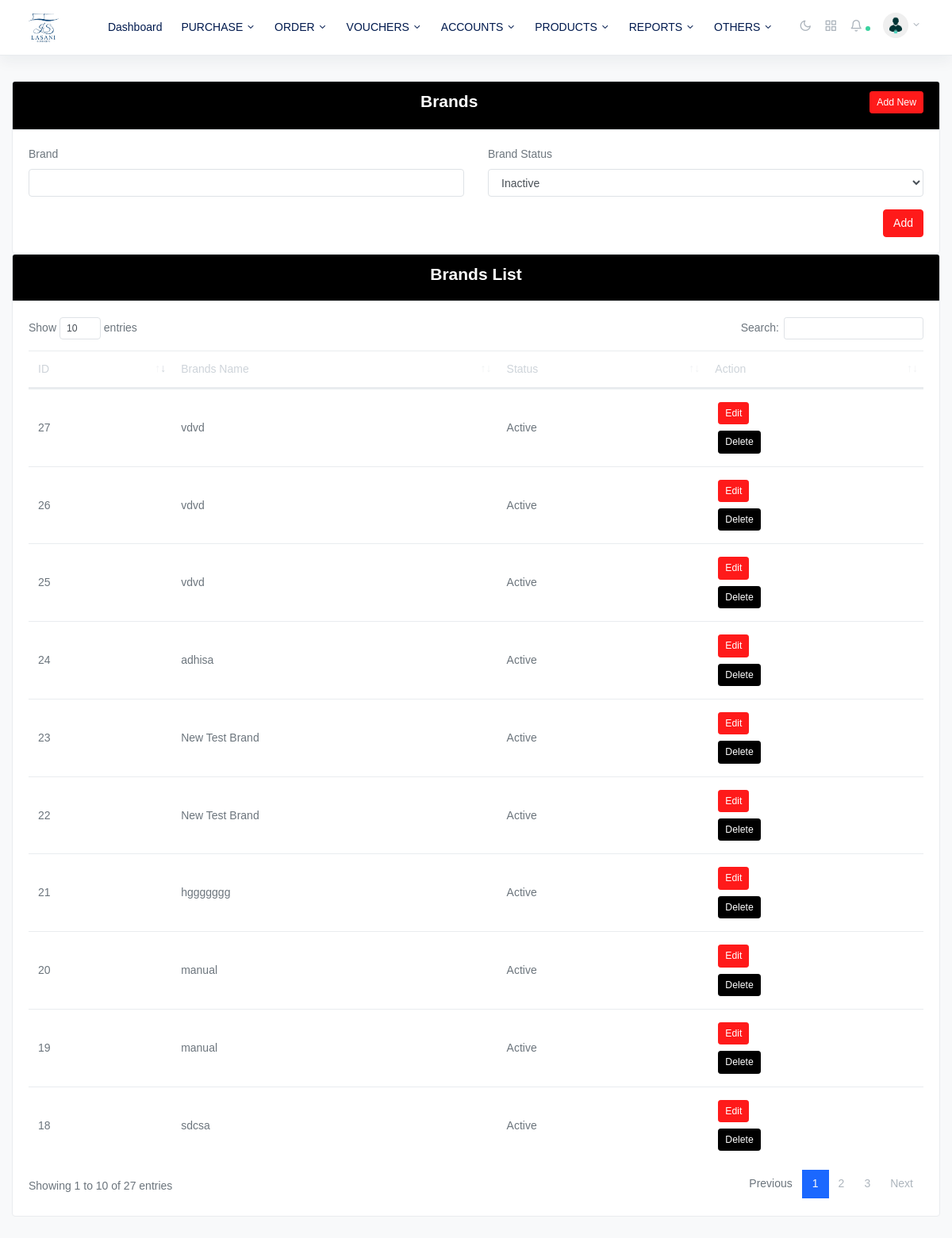
The app's page /brands.php (signed in) with its own data.
### tables this page shows
CREATE TABLE `company` (
  `id` int(10) NOT NULL,
  `name` varchar(100) NOT NULL,
  `logo` text NOT NULL,
  `address` text DEFAULT NULL,
  `company_phone` varchar(100) NOT NULL,
  `personal_phone` varchar(100) NOT NULL,
  `email` text DEFAULT NULL,
  `stock_manage` int(11) NOT NULL,
  `sale_interface` varchar(50) DEFAULT NULL
);

CREATE TABLE `menus` (
  `id` int(11) NOT NULL,
  `title` text DEFAULT NULL,
  `page` text DEFAULT NULL,
  `parent_id` int(11) DEFAULT NULL,
  `icon` text DEFAULT NULL,
  `sort_order` int(11) DEFAULT NULL,
  `nav_edit` int(11) NOT NULL DEFAULT 0,
  `nav_delete` int(11) NOT NULL DEFAULT 0,
  `nav_add` int(11) NOT NULL DEFAULT 0,
  `timestamp` timestamp NOT NULL DEFAULT current_timestamp() ON UPDATE current_timestamp()
);

CREATE TABLE `brands` (
  `brand_id` int(11) NOT NULL,
  `brand_name` varchar(255) NOT NULL,
  `brand_active` int(11) NOT NULL DEFAULT 0,
  `brand_status` int(11) NOT NULL DEFAULT 0
);

### includes/functions.php (called while the page is built, shortened)
<?php
function fetchRecord($dbc,$table,$fld,$data){
return  mysqli_fetch_assoc(mysqli_query($dbc,"SELECT * FROM $table WHERE $fld='$data'"));
} ?>

### php_action/core.php (called while the page is built, shortened)
<?php
include_once "db_connect.php";
include_once "includes/functions.php";
include_once "includes/code.php";
  $getpage = basename($_SERVER['REQUEST_URI']);
  if(!isset($_SESSION['userId']) AND $getpage!="index.php") {
	 ?>
	 <script>window.location.assign('index.php');
	  </script>
	 <?php
	 }else{
  @$fetchedUserData=fetchRecord($dbc,"users", "user_id",@$_SESSION['userId']);
  @$fetchedUserRole=$fetchedUserData['user_role'];
	 }
?>

### brands.php (the view, shortened to what this page needs)
<!DOCTYPE html>
<html lang="en">
<?php include_once 'includes/head.php';
?>
  <body class="horizontal light  ">
    <div class="wrapper">
  <?php include_once 'includes/header.php'; ?>
      <main role="main" class="main-content">
        <div class="container-fluid">
          <div class="card">
            <div class="card-header card-bg" align="center">
            <div class="row">
              <div class="col-12 mx-auto h4">
                <b class="text-center card-text">Brands</b>
                 <a href="brands.php" class="btn btn-admin float-right btn-sm">Add New</a>
              </div>
            </div>
          </div>
           <div class="card-body">
							<form action="php_action/panel.php" method="POST" role="form" id="formData">
								<div class="form-group row">
									<div class="col-sm-6">
									<label for="">Brand</label>
									<input type="text" class="form-control" value="<?=@$brands['brand_name']?>" id="add_brand_name" name="add_brand_name">
									</div>
									<div class="col-sm-6">
									<label for="">Brand Status</label>
									<select class="form-control" id="brand_status" name="brand_status">
										<option <?=@($brands['brand_status']==0)?"selected":""?> value="0">Inactive</option>
									</select>
								</div>
								</div>
								  <?php if (@$userPrivileges['nav_add']==1 || $fetchedUserRole=="admin" AND !isset($_REQUEST['edit_brand_id'])): ?>
								<button type="submit" class="btn btn-admin float-right" id="formData_btn">Add</button>
								  <?php   endif ?>
							</form>
           </div>
          </div>
          <div class="card">
            <div class="card-header card-bg" align="center">
            <div class="row">
              <div class="col-12 mx-auto h4">
                <b class="text-center card-text">Brands List</b>
              </div>
            </div>
          </div>
           <div class="card-body">
			<table class="table dataTable" id="tableData">
				<thead>
			<tr>
				<th>ID</th>
				<th>Brands Name</th>
				<th>Status</th>
				<th>Action</th>
			</tr>
			</thead>
			<tbody>
                      <?php   $q=mysqli_query($dbc,"SELECT * FROM brands WHERE brand_status=1 ");
                      $c=0;
                        while ($r=mysqli_fetch_assoc($q)) { $c++;
                       ?>
                       <tr>
                          <td><?=$c?></td>
                          <td><?=$r['brand_name']?></td>
                          <td>
                          	<?php if ($r['brand_status']==1): ?>
                          		Active
                          		<?php else: ?>
                          			Inactive
                          	<?php endif ?>
                          </td>
                          <td>
                          <?php if (@$userPrivileges['nav_edit']==1 || $fetchedUserRole=="admin"): ?>
                            <form action="brands.php" method="POST">
                              <button type="submit" class="btn btn-admin btn-sm m-1" >Edit</button>
                            </form>
                          <?php   endif ?>
                          <?php if (@$userPrivileges['nav_delete']==1 || $fetchedUserRole=="admin"): ?>
                             <a href="#" onclick="deleteAlert('<?=$r['brand_id']?>','brands','brand_id','tableData')" class="btn btn-admin2 btn-sm m-1">Delete</a>
                          <?php   endif ?>
                          </td>
                       </tr>
                     <?php  } ?>
			</tbody>
			</table>
	</div>
          </div>
        </div>
      </main>
    </div>
  </body>
</html>

### includes/header.php (shortened to what this page needs)
  <?php
  $user_id_current = $_SESSION['userId'];
$UserData = mysqli_fetch_assoc(mysqli_query($dbc,"SELECT * FROM users WHERE user_id = '$user_id_current'"));
 ?>
  <nav class="navbar navbar-expand-lg navbar-light bg-white flex-row border-bottom shadow">
        <div class="container-fluid">
          <a class="navbar-brand mx-lg-1 mr-0" href="dashboard.php">
            <img src="img/logo/<?=$get_company['logo']?>" class="img-fluid" alt="" style="width: 40px;height: 40px;">
          </a>
          <div class="navbar-slide bg-white ml-lg-4" id="navbarSupportedContent">
            <ul class="navbar-nav mr-auto">
              <li class="nav-item dropdown">
                <a href="dashboard.php"  class="nav-link">
                  <span class="ml-lg-2">Dashboard</span>
                </a>
              </li>
        <?php
        if ($UserData['user_role']!='admin') {
        $getNav = mysqli_query($dbc,"SELECT * FROM menus where parent_id=0 AND page!='dashboard.php' ORDER BY sort_order ASC LIMIT 9 OFFSET 0 ");    $r=1;
          while ($fetch_nav=mysqli_fetch_assoc($getNav)) {   $c=0;
             $getChild = mysqli_query($dbc,"SELECT * FROM menus where parent_id='".$fetch_nav['id']."' AND page!='dashboard.php' ");
                while ($child=mysqli_fetch_assoc($getChild)) {
                    if (countWhens($dbc,"privileges",'user_id',$user_id_current,'nav_id',$child['id'])>0) {
                                        $c++;
                                         }}
                      if ($c>0 && $r<9) {
                                    ?>
                <li class="nav-item dropdown">
                <a href="<?=$fetch_nav['page']?>" id="ui-elementsDropdown" class="dropdown-toggle nav-link" role="button" data-toggle="dropdown" aria-haspopup="true" aria-expanded="false">
                  <span class="ml-lg-2"><?=strtoupper($fetch_nav['title'])?></span>
                </a>
                 <?php
                    if (countWhen($dbc,"menus",'parent_id',$fetch_nav['id'])>0) {
                                 ?>
                        <div class="dropdown-menu" aria-labelledby="ui-elementsDropdown">
                                    <?php
                                    $getChild = mysqli_query($dbc,"SELECT * FROM menus where parent_id='".$fetch_nav['id']."' AND page!='dashboard.php' ");
                                 while ($child=mysqli_fetch_assoc($getChild)) {
                                     if (countWhens($dbc,"privileges",'user_id',$user_id_current,'nav_id',$child['id'])>0) {
                                     ?>
                                      <a class="nav-link pl-lg-2" href="<?=$child['page']?>"><span class="ml-1"><?=strtoupper($child['title'])?></span></a>
                                    <?php }
                                  } ?>
                                  </div>
                              <?php     } ?>
                            </li>
                               <?php   $r++;
                               } }if ($r>9) {
                                ?>
                                 <li class="nav-item dropdown more">
                <a class="dropdown-toggle more-horizontal nav-link" href="#" id="moreDropdown" role="button" data-toggle="dropdown" aria-haspopup="true" aria-expanded="false">
                  <span class="ml-2 sr-only">More</span>
                </a>
                <ul class="dropdown-menu" aria-labelledby="moreDropdown">
                  <?php     $getNav2 = mysqli_query($dbc,"SELECT * FROM menus where parent_id=0 AND page!='dashboard.php' ORDER BY sort_order ASC LIMIT 10 OFFSET 10 ");    $r=1;
                                 while ($fetch_nav2=mysqli_fetch_assoc($getNav2)) {
                                        $c=0;
                                           $getChild = mysqli_query($dbc,"SELECT * FROM menus where parent_id='".$fetch_nav2['id']."' AND page!='dashboard.php' ");
                while ($child=mysqli_fetch_assoc($getChild)) {
                    if (countWhens($dbc,"privileges",'user_id',$user_id_current,'nav_id',$child['id'])>0) {
                                        $c++;
                                         }}
                                         if ($c>0) {
                                         ?>
                    <li class="nav-item dropdown">
                    <a class="dropdown-toggle nav-link pl-lg-2" href="#" data-toggle="collapse" id="pagesDropdown" aria-expanded="false">
                      <span class="ml-1"><?=strtoupper($fetch_nav2['title'])?></span>
                    </a>
                                        <ul class="dropdown-menu" aria-labelledby="pagesDropdown">
                                            <?php
                                    $getChild = mysqli_query($dbc,"SELECT * FROM menus where parent_id='".$fetch_nav2['id']."' AND page!='dashboard.php' ");
                                 while ($child=mysqli_fetch_assoc($getChild)) {
                                     if (countWhens($dbc,"privileges",'user_id',$user_id_current,'nav_id',$child['id'])>0) {
                                     ?>
                                          <a class="nav-link pl-lg-2" href="<?=$child['page']?>">
                        <span class="ml-1"><?=strtoupper($child['title'])?></span>
                      </a>
                                        <?php }} ?>
                                        </ul>
                                      </li>
                                      <?php  } } ?>
                                    </ul>
                                  </li>
                             <?php  }
}else{
        $getNav = mysqli_query($dbc,"SELECT * FROM menus where parent_id=0 AND page!='dashboard.php' ORDER BY sort_order ASC LIMIT 9 OFFSET 0 ");    $r=1;
          while ($fetch_nav=mysqli_fetch_assoc($getNav)) {   $c=0;
             $getChild = mysqli_query($dbc,"SELECT * FROM menus where parent_id='".$fetch_nav['id']."' AND page!='dashboard.php' ");
                while ($child=mysqli_fetch_assoc($getChild)) {
                                        $c++;
                                       }
                      if ($c>0 && $r<10) {
                                    ?>
                <li class="nav-item dropdown">
                <a href="<?=$fetch_nav['page']?>" id="ui-elementsDropdown" class="dropdown-toggle nav-link" role="button" data-toggle="dropdown" aria-haspopup="true" aria-expanded="false">
                  <span class="ml-lg-2"><?=strtoupper($fetch_nav['title'])?></span>
                </a>
                            </li>
                               <?php   $r++;
                               } }if ($r>9) {
                                ?>
                                 <li class="nav-item dropdown more">
                <a class="dropdown-toggle more-horizontal nav-link" href="#" id="moreDropdown" role="button" data-toggle="dropdown" aria-haspopup="true" aria-expanded="false">
                  <span class="ml-2 sr-only">More</span>
                </a>
                <ul class="dropdown-menu" aria-labelledby="moreDropdown">
                  <?php     $getNav2 = mysqli_query($dbc,"SELECT * FROM menus where parent_id=0 AND page!='dashboard.php' ORDER BY sort_order ASC LIMIT 10 OFFSET 10 ");    $r=1;
                                 while ($fetch_nav2=mysqli_fetch_assoc($getNav2)) {
                                        $c=0; ?>
                    <li class="nav-item dropdown">
                    <a class="dropdown-toggle nav-link pl-lg-2" href="#" data-toggle="collapse" id="pagesDropdown" aria-expanded="false">
                      <span class="ml-1"><?=strtoupper($fetch_nav2['title'])?></span>
                    </a>
                                        <ul class="dropdown-menu" aria-labelledby="pagesDropdown">
                                            <?php
                                    $getChild = mysqli_query($dbc,"SELECT * FROM menus where parent_id='".$fetch_nav2['id']."' AND page!='dashboard.php' ");
                                 while ($child=mysqli_fetch_assoc($getChild)) {
                                     ?>
                                          <a class="nav-link pl-lg-2" href="<?=$child['page']?>">
                        <span class="ml-1"><?=strtoupper($child['title'])?></span>
                      </a>
                                        <?php } ?>
                                        </ul>
                                      </li>
                                      <?php   } ?>
                                    </ul>
                                  </li>
                             <?php  }
}
                             ?>
            </ul>
          </div>
                   <ul class="navbar-nav d-flex flex-row">
            <li class="nav-item">
              <a class="nav-link text-muted my-2" href="./#" id="modeSwitcher" data-mode="light">
                <i class="fe fe-sun fe-16"></i>
              </a>
            </li>
            <li class="nav-item">
              <a class="nav-link text-muted my-2" href="./#" data-toggle="modal" data-target=".modal-shortcut">
                <i class="fe fe-grid fe-16"></i>
              </a>
            </li>
            <li class="nav-item nav-notif">
              <a class="nav-link text-muted my-2" href="./#" data-toggle="modal" data-target=".modal-notif">
                <i class="fe fe-bell fe-16"></i>
                <span class="dot dot-md bg-success"></span>
              </a>
            </li>
            <li class="nav-item dropdown ml-lg-0">
              <a class="nav-link dropdown-toggle text-muted" href="#" id="navbarDropdownMenuLink" role="button" data-toggle="dropdown" aria-haspopup="true" aria-expanded="false">
                <span class="avatar avatar-sm mt-2">
                  <img src="img/logo/user.png" alt="..." class="avatar-img rounded-circle">
                </span>
              </a>
            </li>
          </ul>
        </div>
     </nav>

### records on screen
company: logo (picture)
menus: title "PURCHASE"
menus: title "ORDER"
menus: title "VOUCHERS"
menus: title "ACCOUNTS"
menus: title "PRODUCTS"
menus: title "REPORTS"
menus: title "OTHERS"
brands: brand_name "sdcsa", brand_status "Active"
brands: brand_name "manual", brand_status "Active"
brands: brand_name "manual", brand_status "Active"
brands: brand_name "hggggggg", brand_status "Active"
brands: brand_name "New Test Brand", brand_status "Active"
brands: brand_name "New Test Brand", brand_status "Active"
brands: brand_name "adhisa", brand_status "Active"
brands: brand_name "vdvd", brand_status "Active"
brands: brand_name "vdvd", brand_status "Active"
brands: brand_name "vdvd", brand_status "Active"
